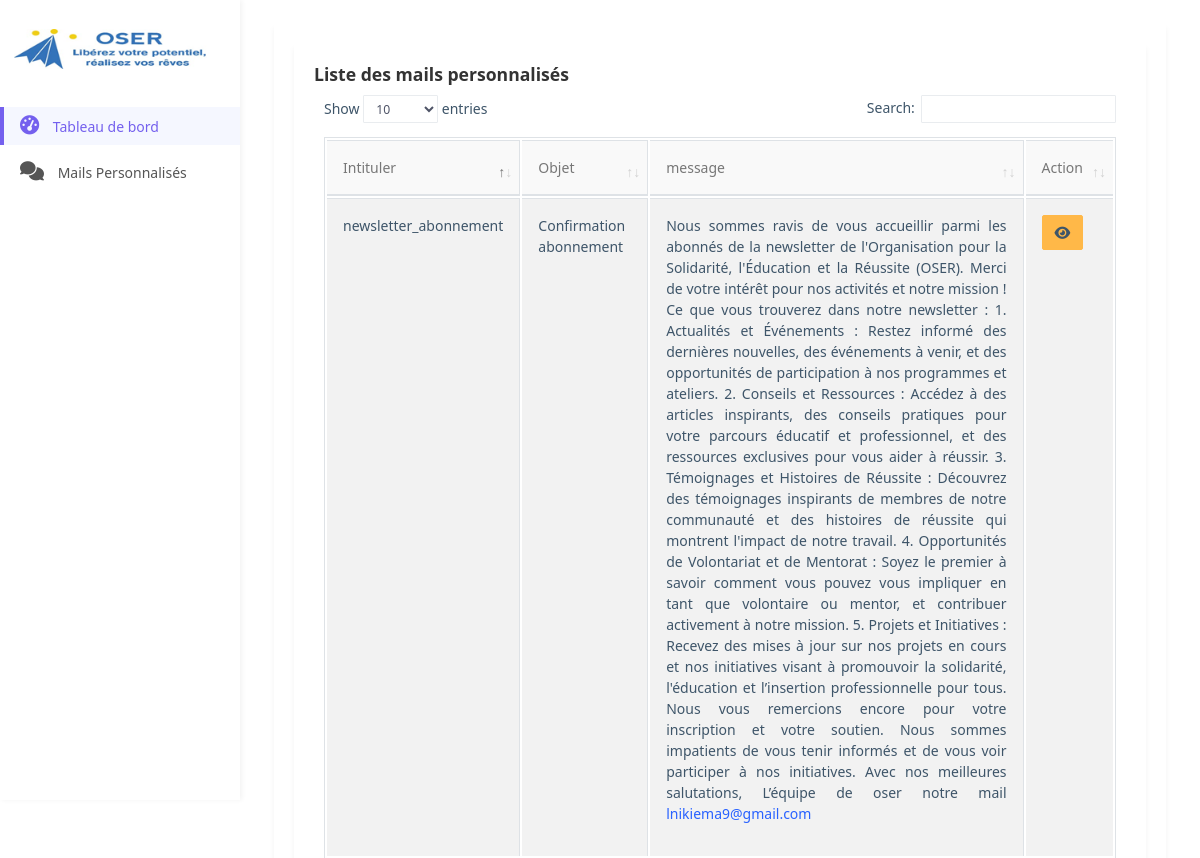
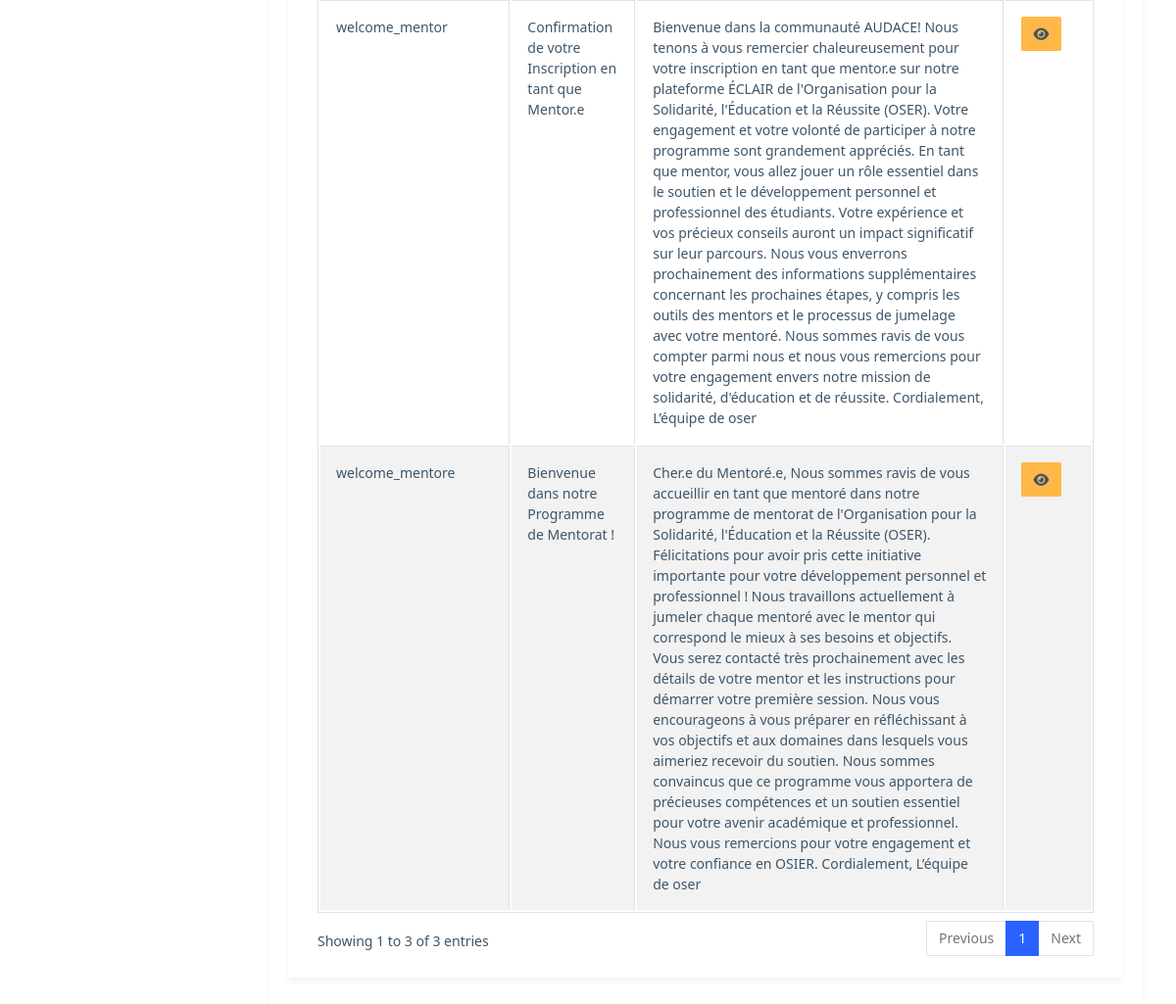
Page /mails_personnalisee/ (signed in) on the committed database (2 pictures, top to bottom).
### mentors/models.py (models this page shows, shortened)
class MailsPersonnalisee(models.Model):
    intituler = models.CharField( max_length=150)
    objet = models.CharField(max_length=150, blank=True, null=True)
    message = tinymce_models.HTMLField(blank=True, null=True, verbose_name="Message")
    created = models.DateField(blank=True, null=True, auto_created=True, auto_now_add=True)
    modified = models.DateField(blank=True, null=True, auto_created=True, auto_now=True)

### mentors/views.py (the view)
# urls.py: path('mails_personnalisee/', views.mails_personnalisee, name='mails_personnalisee'),
@login_required
@cache_control(no_cache=True, must_revalidate=True, no_store=True)
def mails_personnalisee(request):
    mails = MailsPersonnalisee.objects.all()
    context = {"mails": mails}
    return render(request, 'mentors/dashboard/mails_personnaliser.html', context)

### mentors/templates/mentors/dashboard/mails_personnaliser.html (shortened to what this page needs)
{% extends "mentors/dashboard/base.html" %}
{% load static %}
{% block 'content' %}
    <div class="container-fluid mb-5">
        <div class="row mb-5">
            <div class="col-md-12">
                <div class="card">
                    <div class="card-body">
                        <div class="row mb-5">
                            <div class="col-md-12">
                                <div class="card">
                                    <div class="card-body">
                                        <div class="d-md-flex align-items-center">
                                            <div>
                                                <h4 class="card-title">Liste des mails personnalisés</h4>
                                            </div>
                                        </div>
                                        <div class="row">
                                            <div class="col-lg-12">
                                                <div class="table-responsive">
                                                    <table id="mails" class="table table-striped table-bordered">
                                                        <thead>
                                                            <tr>
                                                                <th>Intituler</th>
                                                                <th>Objet</th>
                                                                <th>message</th>
                                                                <th>Action</th>
                                                            </tr>
                                                        </thead>
                                                        <tbody>
                                                            {% for mail in mails %}
                                                            <tr>
                                                                <td>{{mail.intituler}}</td>
                                                                <td>{{mail.objet}}</td>
                                                                <td>{{mail.message|safe}}</td>
                                                                <td><a type="button" class="btn btn-warning" data-toggle="modal" data-target="#mailModal{{mail.id}}"><i class="fa fa-eye"></i></a></td>
                                                            </tr>
                                                            {% endfor %}
                                                        </tbody>
                                                    </table>
                                                </div>
                                            </div>
                                        </div>
                                    </div>
                                </div>
                            </div>
                        </div>
                    </div>
                </div>
            </div>
        </div>
    </div>
{% endblock 'content' %}

### mentors/templates/mentors/dashboard/base.html (shortened to what this page needs)
{% load static %}
<!DOCTYPE html>
<html lang="fr">
<head>
    <link href="{% static "dashboard/css/float-chart.css" %}" rel="stylesheet">
    <link href="{% static "dashboard/css/style.min.css" %}" rel="stylesheet">
    <link href="{% static "dashboard/css/custom.css" %}" rel="stylesheet">
    <link href="{% static 'dashboard/css/bootstrap.min.css' %}" rel="stylesheet"/>
    <link href="{% static 'dashboard/css/animation.css' %}" rel="stylesheet"/>
    <link href="{% static 'dashboard/css/asColorPicker.min.css' %}" rel="stylesheet"/>
    <link href="{% static 'dashboard/css/fullcalendar.min.css' %}" rel="stylesheet"/>
    <link href="{% static 'dashboard/css/calendar.css' %}" rel="stylesheet"/>
    <link href="{% static 'dashboard/css/dataTables.bootstrap4.min.css' %}" rel="stylesheet"/>
    <link href="{% static 'dashboard/css/fontawesome-all.min.css' %}" rel="stylesheet"/>
    <link href="{% static 'dashboard/css/jquery.gritter.css' %}" rel="stylesheet"/>
    <link href="{% static 'dashboard/css/jquery.minicolors.css' %}" rel="stylesheet"/>
    <link href="{% static 'dashboard/css/jquery.steps.css' %}" rel="stylesheet"/>
    <link href="{% static 'dashboard/css/magnific-popup.css' %}" rel="stylesheet"/>
    <link href="{% static 'dashboard/css/materialdesignicons.min.css' %}" rel="stylesheet"/>
    <link href="{% static 'dashboard/css/multicheck.css' %}" rel="stylesheet"/>
    <link href="{% static 'dashboard/css/perfect-scrollbar.min.css' %}" rel="stylesheet"/>
    <link href="{% static 'dashboard/css/quill.core.css' %}" rel="stylesheet"/>
    <link href="{% static 'dashboard/css/quill.snow.css' %}" rel="stylesheet"/>
    <link href="{% static 'dashboard/css/select2.min.css' %}" rel="stylesheet"/>
    <link href="{% static 'dashboard/css/steps.css' %}" rel="stylesheet"/>
    <link href="{% static 'dashboard/css/themify-icons.css' %}" rel="stylesheet"/>
    <link href="{% static 'dashboard/css/toastr.min.css' %}" rel="stylesheet"/>
    <link href="{% static 'dashboard/css/weather-icons.css' %}" rel="stylesheet"/>
    <link href="{% static 'dashboard/css/weather-icons.min.css' %}" rel="stylesheet"/>
    <link href="{% static 'dashboard/css/float-chart.css' %}" rel="stylesheet"/>
    <link href="{% static 'dashboard/css/style.min.css' %}" rel="stylesheet"/>
    <link href="{% static 'dashboard/css/custom.css' %}" rel="stylesheet"/>
    <link rel="stylesheet" href="https://cdnjs.cloudflare.com/ajax/libs/font-awesome/6.2.1/css/all.min.css">
    <link href="https://cdn.datatables.net/2.0.8/css/dataTables.dataTables.css" rel="stylesheet"/>
    <link href="https://cdn.datatables.net/buttons/3.0.2/css/buttons.dataTables.css" rel="stylesheet"/>
</head>
<body>
    <div class="dashboard">
         {% block boad %}
        <aside class="sidebar">
            <div class="logo">
                <a class="navbar-brand" href="{% url 'home' %}">
                    <b class="logo-icon p-l-10">
                        <img src="{% static 'media/images/logo-default-245x50.png' %}" alt="homepage" class="light-logo" />
                    </b>
                </a>
            </div>
            <ul class="nav-menu">
                <li class="nav-item">
                    <a href="{% url 'boad' %}" class="nav-link active">
                        <i class="fas fa-tachometer-alt"></i> Tableau de bord
                    </a>
                </li>
                <li class="nav-item">
                    <a href="{% url 'mails_personnalisee' %}" class="nav-link">
                        <i class="fas fa-comments"></i> Mails Personnalisés
                    </a>
                </li>
            </ul>
        </aside>
        {% endblock boad %}
        <main class="main-content">
            {% block 'content' %}
            {% endblock 'content' %}
        </main>
    </div>
</body>
</html>

### mentors/templates/mentors/dashboard/base.html (style rules this page uses)
:root { --primary: #4361ee; --secondary: #3f37c9; --success: #4cc9f0; --info: #4895ef; --warning: #f72585; --danger: #e63946; --light: #f8f9fa; --dark: #212529; --gray: #e9ecef; }
* { margin: 0; padding: 0; box-sizing: border-box; font-family: 'Segoe UI', Tahoma, Geneva, Verdana, sans-serif; }
body { background-color: #f5f7fa; color: #333; }
.dashboard { display: grid; grid-template-columns: 240px 1fr; min-height: 100vh; }
.sidebar { background-color: #fff; box-shadow: 2px 0 5px rgba(0, 0, 0, 0.05); padding: 1.5rem 0; position: fixed; width: 240px; height: 100vh; overflow-y: auto; }
.logo { display: flex; align-items: center; justify-content: center; margin-bottom: 2rem; padding: 0 1.5rem; }
.logo img { height: 40px; }
.nav-menu { list-style: none; }
.nav-item { margin-bottom: 0.5rem; }
.nav-link { display: flex; align-items: center; padding: 0.75rem 1.5rem; color: #555; text-decoration: none; transition: all 0.3s; border-left: 4px solid transparent; }
.nav-link.active { color: var(--primary); background-color: rgba(67, 97, 238, 0.05); border-left: 4px solid var(--primary); }
.nav-link i { margin-right: 10px; font-size: 1.2rem; }
.main-content { grid-column: 2; padding: 1.5rem; }
.card { background-color: #fff; border-radius: 12px; box-shadow: 0 4px 6px rgba(0, 0, 0, 0.05); margin-bottom: 1.5rem; overflow: hidden; }
.card-title { font-size: 1.1rem; font-weight: 600; color: #333; margin: 0; }
.btn { padding: 0.375rem 0.75rem; border-radius: 6px; border: none; cursor: pointer; font-size: 0.9rem; transition: all 0.3s; }
.card-body { padding: 1.5rem; }
table { width: 100%; border-collapse: collapse; }
th, td { padding: 0.75rem 1rem; text-align: left; border-bottom: 1px solid #eee; }
th { font-weight: 500; color: #777; background-color: #f9f9f9; }

### rows in the picture
MailsPersonnalisee: intituler "newsletter_abonnement", objet "Confirmation abonnement", message "Nous sommes ravis de vous accueillir parmi les abonnés de la newsletter de l'Organisation pour la Solidarité, l'Éducation et la Réussite (OSER). Merci de votre intérêt pour nos activités et notre mission ! Ce que vous trouverez dans notre newsletter : 1. Actualités et Événements : Restez informé des dernières nouvelles, des événements à venir, et des opportunités de participation à nos programmes et ateliers. 2. Conseils et Ressources : Accédez à des articles inspirants, des conseils pratiques pour votre parcours éducatif et professionnel, et des ressources exclusives pour vous aider à réussir. 3. Témoignages et Histoires de Réussite : Découvrez des témoignages inspirants de membres de…"
MailsPersonnalisee: intituler "welcome_mentore", objet "Bienvenue dans notre Programme de Mentorat !", message "Cher.e du Mentoré.e, Nous sommes ravis de vous accueillir en tant que mentoré dans notre programme de mentorat de l'Organisation pour la Solidarité, l'Éducation et la Réussite (OSER). Félicitations pour avoir pris cette initiative importante pour votre développement personnel et professionnel ! Nous travaillons actuellement à jumeler chaque mentoré avec le mentor qui correspond le mieux à ses besoins et objectifs. Vous serez contacté très prochainement avec les détails de votre mentor et les instructions pour démarrer votre première session. Nous vous encourageons à vous préparer en réfléchissant à vos objectifs et aux domaines dans lesquels vous aimeriez recevoir du soutien. Nous sommes…"
MailsPersonnalisee: intituler "welcome_mentor", objet "Confirmation de votre Inscription en tant que Mentor.e", message "Bienvenue dans la communauté AUDACE! Nous tenons à vous remercier chaleureusement pour votre inscription en tant que mentor.e sur notre plateforme ÉCLAIR de l'Organisation pour la Solidarité, l'Éducation et la Réussite (OSER). Votre engagement et votre volonté de participer à notre programme sont grandement appréciés. En tant que mentor, vous allez jouer un rôle essentiel dans le soutien et le développement personnel et professionnel des étudiants. Votre expérience et vos précieux conseils auront un impact significatif sur leur parcours. Nous vous enverrons prochainement des informations supplémentaires concernant les prochaines étapes, y compris les outils des mentors et le processus de…"
